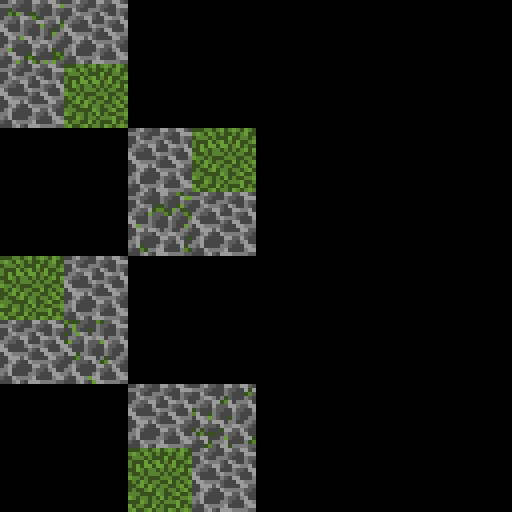

Rendered tile map (Tiled .tmx) drawn with the repository's tilesets; below, a short description and the full map source, tile grids included:
An orthogonal 8x8 tile map with 64x64 px tiles, 3 tile layers (regions, input_Base, output_Final).

<map version="1.0" orientation="orthogonal" renderorder="right-down" width="8" height="8" tilewidth="64" tileheight="64" nextobjectid="1">
 <tileset firstgid="1" name="grass_cobble" tilewidth="64" tileheight="64" tilecount="30" columns="6">
  <image source="grass_cobble.png" width="384" height="320" />
 </tileset>
 <layer name="regions" width="8" height="8">
  <data encoding="csv">
29,29,0,0,0,0,0,0,
29,29,0,0,0,0,0,0,
0,0,29,29,0,0,0,0,
0,0,29,29,0,0,0,0,
29,29,0,0,0,0,0,0,
29,29,0,0,0,0,0,0,
0,0,29,29,0,0,0,0,
0,0,29,29,0,0,0,0
</data>
 </layer>
 <layer name="input_Base" width="8" height="8">
  <data encoding="csv">
19,19,0,0,0,0,0,0,
19,8,0,0,0,0,0,0,
0,0,19,8,0,0,0,0,
0,0,19,19,0,0,0,0,
8,19,0,0,0,0,0,0,
19,19,0,0,0,0,0,0,
0,0,19,19,0,0,0,0,
0,0,8,19,0,0,0,0
</data>
 </layer>
 <layer name="output_Final" width="8" height="8">
  <data encoding="csv">
4,0,0,0,0,0,0,0,
0,0,0,0,0,0,0,0,
0,0,0,0,0,0,0,0,
0,0,16,0,0,0,0,0,
0,0,0,0,0,0,0,0,
0,18,0,0,0,0,0,0,
0,0,0,6,0,0,0,0,
0,0,0,0,0,0,0,0
</data>
 </layer>
</map>